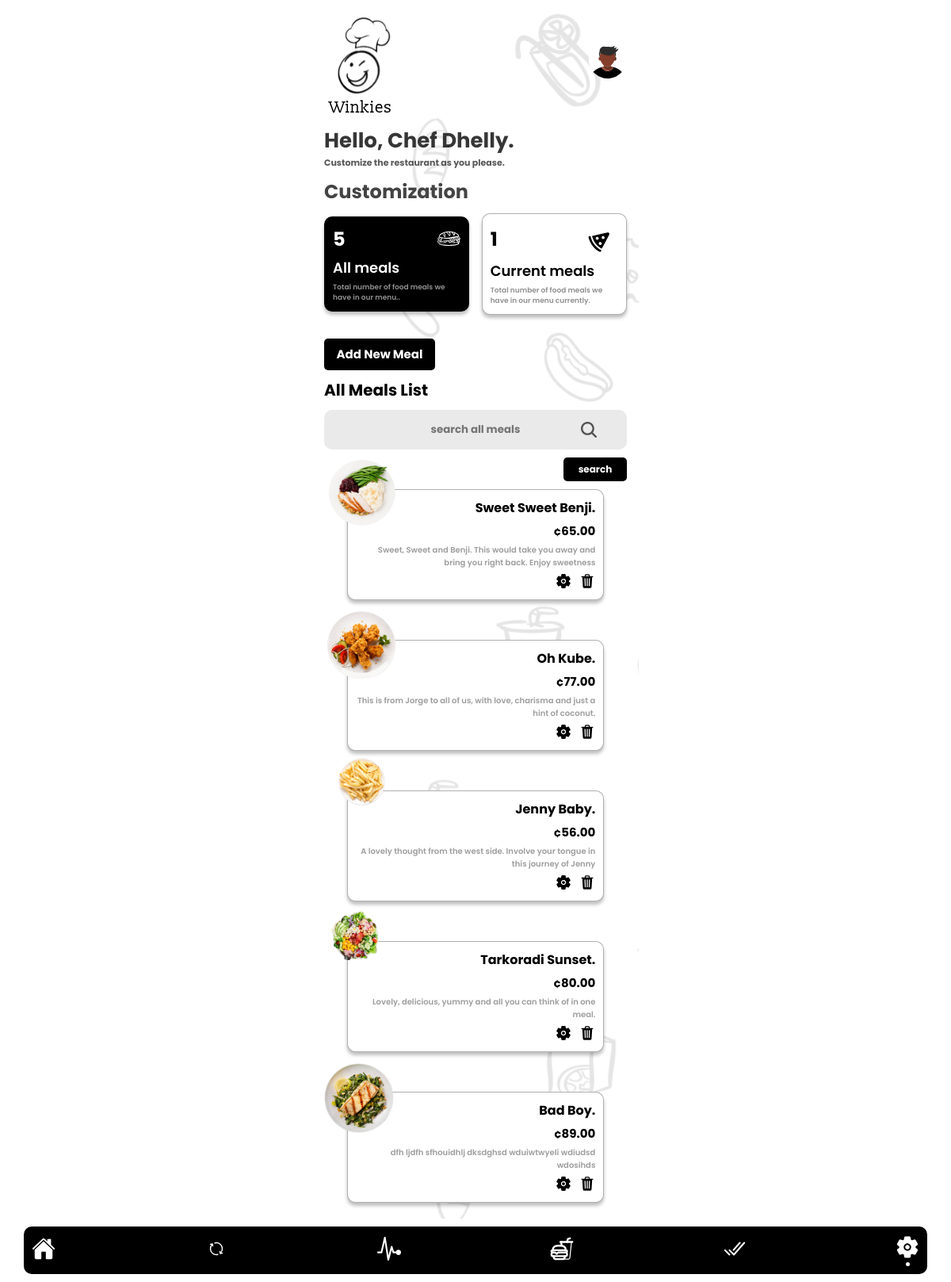
The page /pages/chef/customization.php (signed in) on the database its author committed.
### tables this page shows
CREATE TABLE `meals` (
  `id` int(11) NOT NULL,
  `name` varchar(255) NOT NULL,
  `price` varchar(255) NOT NULL,
  `description` varchar(255) NOT NULL,
  `category` varchar(255) NOT NULL,
  `image` varchar(255) NOT NULL,
  `ingredient1` varchar(255) NOT NULL,
  `ingredient2` varchar(255) NOT NULL,
  `ingredient3` varchar(255) NOT NULL,
  `ingredient4` varchar(255) NOT NULL,
  `date_added` varchar(255) NOT NULL,
  `on_menu` varchar(255) NOT NULL
);

### pages/chef/customization.php (the view, shortened to what this page needs)
<?php
include '../../connection.php';
$username= $_SESSION['username'];
$sqlmeals = "SELECT * FROM `meals`";
$resultmeals = mysqli_query($con,$sqlmeals);
$numsmeals = mysqli_num_rows($resultmeals);
$sqlmeals_on_menu = "SELECT * FROM `meals` WHERE on_menu = 'true'";
$resultmeals_on_menu = mysqli_query($con,$sqlmeals_on_menu);
$numsmeals_on_menu = mysqli_num_rows($resultmeals_on_menu);
?>
<!DOCTYPE html>
<html lang="en">
<head>
    <link rel="stylesheet" href="../../styles/global.css">
    <link rel="stylesheet" href="../..//styles/customizat.css">
</head>
<body>
    <div class="container">
        <div class="top">
            <img src="../../assets/images/logo-light.svg" alt="logo">
            <img src="../../assets/avatars/9.svg" alt="" id="user-profile">
        </div>
        <div class="welcome">
            <p class="name">Hello, Chef <?php echo $username; ?>.</p>
            <p class="motivation">Customize the restaurant as you please.</p>
        </div>
        <p class="page">Customization</p>
        <div class="boxes">
            <div class="box" id="current">
                <div class="up">
                    <p class="number"><?php echo $numsmeals; ?></p>
                    <img src="../../assets/icons/allMeals.svg" alt="current">
                </div>
                <div class="middle">
                    <p class="box-name">All meals</p>
                </div>
                <div class="down">
                    <p class="summary">Total number of food meals we have in our menu..</p>
                </div>
            </div>
            <div class="box">
                <div class="up">
                    <p class="number"><?php echo $numsmeals_on_menu; ?></p>
                    <img src="../../assets/icons/current.svg" alt="current">
                </div>
                <div class="middle">
                    <p class="box-name">Current meals</p>
                </div>
                <div class="down">
                    <p class="summary">Total number of food meals we have in our menu currently.</p>
                </div>
            </div>
        </div>
        <div class="button-div">
            <a href="./addmeal.php" class="button">
                <button>Add New Meal</button>
            </a>
        </div>
        <div class="menu-list-div">
            <p class="section-heading">All Meals List</p>
            <div class="search">
                <form action="#">
                    <div class="input">
                        <input type="text" name="search" id="search" placeholder="search all meals">
                        <img src="../../assets/icons/search.svg" alt="">
                    </div>
                    <input type="submit" value="search" name="search" id="searchButton">
                </form>
            </div>
            <div class="meals">
                <?php
                    include '../../connection.php';
                    $sqlshow = "SELECT * FROM `meals` ORDER by id ASC";
                    $resultshow = mysqli_query($con,$sqlshow);
                    if($resultshow){
                        while($rowshow = mysqli_fetch_assoc($resultshow)){
                            $meal_name = $rowshow['name'];
                            $meal_price = '¢'.$rowshow['price'].'.00';
                            $meal_description = $rowshow['description'];
                            $meal_image = $rowshow['image'];
                            echo "
                            <div class='meal'>
                                <img src='$meal_image' alt='meal_image' class='meal-image'>
                                <p class='meal-name'>$meal_name.</p>
                                <p class='meal-price'>$meal_price</p>
                                <p class='meal-desc'>$meal_description</p>
                                <div class='buttons'>
                                    <button><img src='../../assets/icons/edit.svg' alt=''></button>
                                    <button><img src='../../assets/icons/trash.svg' alt=''></button>
                                </div>
                            </div>
                            ";
                        }
                    }
                ?>
            </div>
        </div>
        <div class="menubar">
            <div class="menu-icons">
                <div class="icon">
                    <a href="./homechef.php"><img src="../../assets/icons/home.svg" alt="home"></a>
                </div>
                <div class="icon">
                    <a href="#"><img src="../../assets/icons/new.svg" alt="orders"></a>
                </div>
                <div class="icon">
                    <a href="#"><img src="../../assets/icons/pending.svg" alt="pending orders"></a>
                </div>
                <div class="icon">
                    <a href="#"><img src="../../assets/icons/meals.svg" alt="meals"></a>
                </div>
                <div class="icon">
                    <a href="#"><img src="../../assets/icons/checkmark-done.svg" alt="completed"></a>
                </div>
                <div class="icon" class="active-page">
                    <a href="#"><img src="../../assets/icons/settings.svg" alt="settings"></a>
                    <img src="../../assets/icons/active.svg" alt="current page">
                </div>
            </div>
        </div>
    </div>
</body>
</html>

### styles/global.css (style rules this page uses)
:root { --main-color: rgba(0, 0, 0, 1); --text-color: rgba(0, 0, 0, 1); --button-text: rgba(255, 255, 255, 1); --box-background: rgba(255, 255, 255, 1); }
* { border: 0; margin: 0; padding: 0; appearance: none; outline: 0; text-decoration: none; list-style: none; box-sizing: border-box; }
a { text-decoration: none; }
html, body { max-width: 100vw; overflow-x: hidden; display: flex; align-items: center; justify-content: center; min-height: 100vh; }

### styles/customizat.css (style rules this page uses)
.container { width: 412px; min-height: 100vh; background-image: url(../assets/images/background.png); background-position: center; background-size: cover; background-repeat: no-repeat; position: relative; display: flex; flex-direction: column; align-items: center; gap: 10px; padding: 5px 15px 100px 15px; }
.top { display: flex; align-items: center; width: 100%; justify-content: space-between; }
.top img:first-child { width: 105px }
.welcome { display: flex; flex-direction: column; align-items: flex-start; width: 100%; }
.name { font-family: poppinsBold; font-size: 26px; color: rgba(0, 0, 0, 0.79); text-transform: capitalize; }
.motivation { font-family: poppinsBold; font-size: 11px; color: rgba(0, 0, 0, 0.65); }
.page { font-size: 24px; font-family: poppinsBold; text-align: left; color: rgba(68, 68, 68, 1); width: 100%; }
.boxes { width: 100%; display: flex; align-items: center; flex-wrap: wrap; justify-content: space-between; }
.box { border-radius: 10px; border: 1px solid rgba(0, 0, 0, 0.31); background: #FFF; box-shadow: 0px 4px 4px 0px rgba(0, 0, 0, 0.25); width: 48%; padding: 10px; margin-bottom: 20px; display: flex; flex-direction: column; align-items: flex-start; gap: 5px; }
#current { background: black; color: white; }
#current img { filter: invert(100%); }
.box .up { display: flex; width: 100%; align-items: center; justify-content: space-between; }
.up .number { font-family: poppinsBold; font-size: 24px; }
.box-name { font-family: poppinsSemiBold; font-size: 18px; }
.summary { font-family: poppinsSemiBold; font-size: 9px; color: rgba(144, 144, 144, 1); }
.button-div { width: 100%; }
.button-div button { background: black; color: white; font-family: poppinsBold; font-size: 15px; border-radius: 5px; text-transform: capitalize; height: 40px; width: 140px; }
.menu-list-div { width: 100%; display: flex; align-items: flex-start; flex-direction: column; gap: 10px; }
.section-heading { font-family: poppinsBold; font-size: 20px; }
.search { display: flex; width: 100%; align-items: center; justify-content: center; }
form { width: 100%; display: flex; align-items: center; justify-content: center; flex-direction: column; gap: 10px; }
.input { width: 100%; position: relative; height: 50px; display: flex; align-items: center; justify-content: center; }
.input input { background: rgba(234, 234, 234, 1); width: 100%; height: inherit; border-radius: 10px; border: none; outline: none; text-align: center; padding: 0px 5px; color: rgba(0, 0, 0, 0.65); font-family: poppinsBold; }
.input img { position: absolute; right: 10%; }
input[type = "submit"] { width: 80px; height: 30px; padding: 2px; color: white; font-family: poppinsBold; font-size: 12px; background: black; align-self: flex-end; border-radius: 5px; }
.meals { width: 100%; display: flex; flex-direction: column; align-items: center; gap: 50px; }
.meal { border-radius: 10px; border: 1px solid rgba(0, 0, 0, 0.31); background: #FFF; box-shadow: 0px 4px 4px 0px rgba(0, 0, 0, 0.25); display: flex; flex-direction: column; position: relative; padding: 10px; gap: 5px; width: 85%; align-items: flex-end; }
.meal img { width: 100px; position: absolute; left: -10%; top: -30%; }
.meal-name { font-family: poppinsBold; font-size: 16px; color: #000; text-transform: capitalize; }
.meal-price { font-family: poppinsBold; font-size: 15px; color: #000; }
.meal-desc { font-family: poppinsSemiBold; font-size: 10px; text-align: right; color: rgb(158, 158, 158); }
.buttons { display: flex; align-items: center; gap: 10px; }
.buttons button { background: transparent; }
.buttons img { width: 20px; position: inherit; }
.menubar { width: 100%; display: flex; align-items: center; justify-content: center; position: fixed; bottom: 0%; z-index: 1000; background: white; height: 80px; }
.menu-icons { display: flex; align-items: center; background: black; width: 95%; justify-content: space-between; padding: 2px 10px; border-radius: 10px; height: 60px; }
.menu-icons a img { width: 30px; }
.icon { display: flex; flex-direction: column; align-items: center; }

### rows shown on the page
meals: image (picture), name "Sweet Sweet Benji", price "¢65.00", description "Sweet, Sweet and Benji. This would take you away and bring you right back. Enjoy sweetness"
meals: image (picture), name "Oh Kube", price "¢77.00", description "This is from Jorge to all of us, with love, charisma and just a hint of coconut."
meals: image (picture), name "Jenny Baby", price "¢56.00", description "A lovely thought from the west side. Involve your tongue in this journey of Jenny"
meals: image (picture), name "Tarkoradi Sunset", price "¢80.00", description "Lovely, delicious, yummy and all you can think of in one meal."
meals: image (picture), name "Bad Boy", price "¢89.00", description "dfh ljdfh sfhouidhlj dksdghsd wduiwtwyeli wdiudsd wdosihds"

### other values the page prints
$username "Dhelly"
$numsmeals "5"
$numsmeals_on_menu "1"
